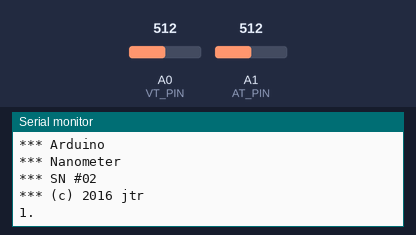
This sketch was run on a simulated Arduino Nano, built with avr-gcc and run on an emulated ATmega328P. On the bench: the last lines printed to the serial monitor. Inputs (shaded band) come from the test bench; at power-on: A0 (VT_PIN) = 512, A1 (AT_PIN) = 512.

Above: at 1.2 s.
1.3 s: A0 (VT_PIN) set to 716
At 3.1 s:
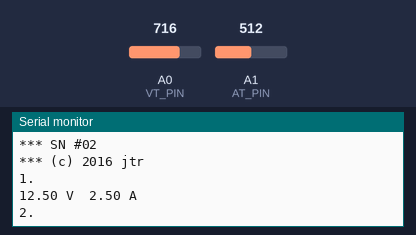
4.3 s: A1 (AT_PIN) set to 716
At 5.4 s:
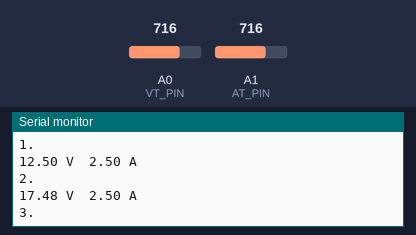
5.8 s: A0 (VT_PIN) set to 900
At 6.4 s:
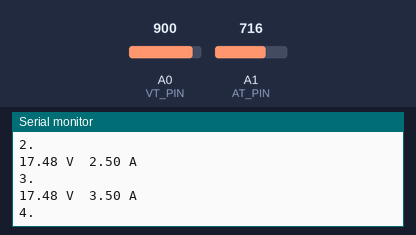
7.3 s: A1 (AT_PIN) set to 900
At 9.3 s:
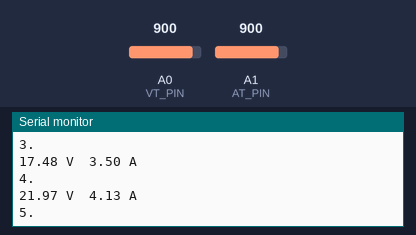
Timing chart, 0 to 9.8 s (numbered marks = the images above; inputs shaded):
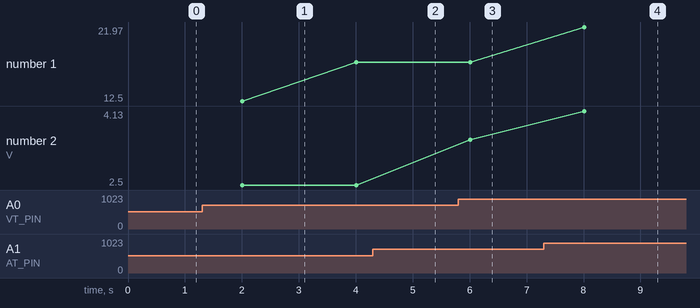

The sketch:

Nanometer.ino
```cpp
/*
 * Nanometer
 * (c) 2016 jtr
 * Nano
 */

#define SERIALNO "02"

#define VT_PIN A0
#define AT_PIN A1

#define MAXREADINGS 10

#define RESET_COUNTER 30000
#define DELAY_SECOND  1000

void(* resetFunc) (void) = 0;

int counter = 0;

void setup()
{
  Serial.begin(9600);

  Serial.println("*** Arduino");
  Serial.println("*** Nanometer");
  Serial.print("*** SN #");
  Serial.println(SERIALNO);
  Serial.println("*** (c) 2016 jtr");
  Serial.println("");

}

float get_voltage()
{
  const int MAX_READINGS = 10;
  float vt_read = 0;

  for (int n = 0; n < MAX_READINGS; ++n) {
     vt_read += analogRead(VT_PIN);
     delay(100);
  }

  float voltage = vt_read * (5.0 / 1024.0) * 5.0;
  return (voltage / MAX_READINGS);
}

float get_current()
{
  const int MAX_READINGS = 10;
  float at_read = 0;

  for (int n = 0; n < MAX_READINGS; ++n) {
     at_read += analogRead(AT_PIN);
     delay(100);
  }

  float current = at_read * (5.0 / 1024.0);
  return(current / MAX_READINGS);
}

void loop()
{
  float volts;
  float amps;

  Serial.println(String(++counter) + ".");

  volts = get_voltage();
  amps = get_current();

  Serial.println(String(volts) + " V\t" + String(amps) + " A\n");

  if (counter == RESET_COUNTER) {
    reboot();
  }
}

void reboot()
{
  Serial.println("Rebooting....");
  delay(DELAY_SECOND);
  resetFunc();
}
```

Measured:
- after the input at 7.3 s, the serial monitor: prints a new line after 0.71 s (image 4)
- plotted number 2: 3.5 → 4.13 after the input at 7.3 s
